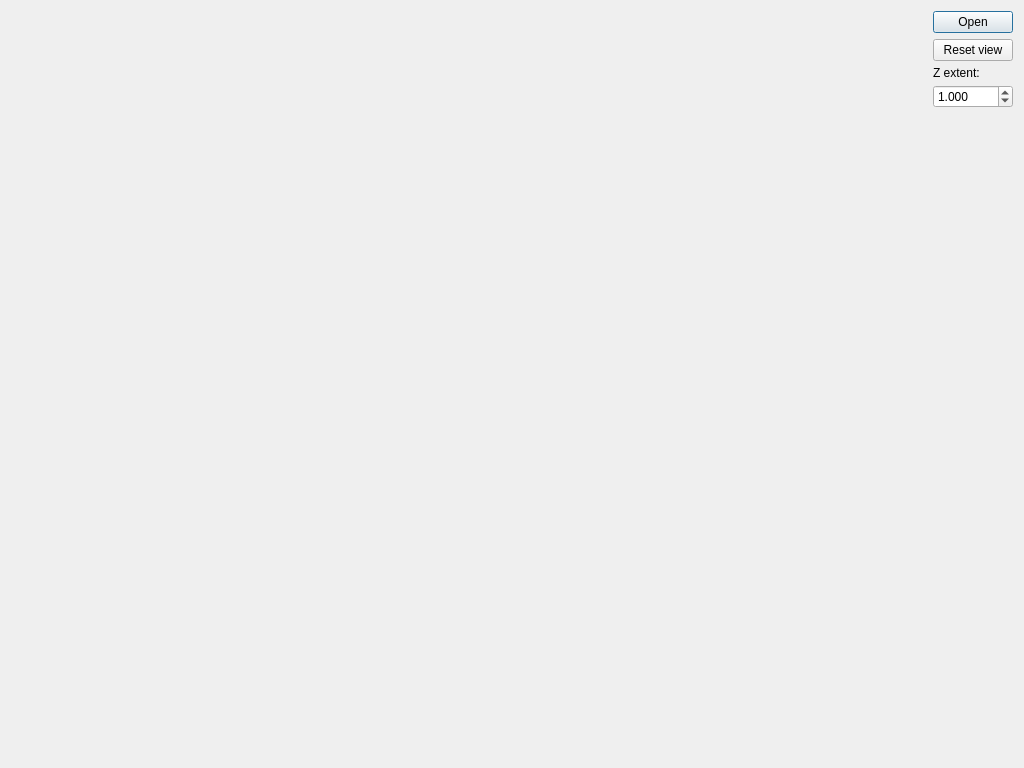
<?xml version="1.0" encoding="UTF-8"?>
<ui version="4.0">
 <class>MediDialog</class>
 <widget class="QDialog" name="MediDialog">
  <property name="geometry">
   <rect>
    <x>0</x>
    <y>0</y>
    <width>1024</width>
    <height>768</height>
   </rect>
  </property>
  <property name="windowTitle">
   <string>Dialog</string>
  </property>
  <layout class="QHBoxLayout" name="horizontalLayout">
   <item>
    <widget class="GLWidget" name="glWidget" native="true">
     <property name="sizePolicy">
      <sizepolicy hsizetype="Expanding" vsizetype="Expanding">
       <horstretch>0</horstretch>
       <verstretch>0</verstretch>
      </sizepolicy>
     </property>
     <zorder></zorder>
    </widget>
   </item>
   <item>
    <layout class="QVBoxLayout" name="verticalLayout" stretch="0,0,0,0,0">
     <item>
      <widget class="QPushButton" name="openButton">
       <property name="text">
        <string>Open</string>
       </property>
      </widget>
     </item>
     <item>
      <widget class="QPushButton" name="resetViewButton">
       <property name="text">
        <string>Reset view</string>
       </property>
      </widget>
     </item>
     <item>
      <widget class="QLabel" name="zExtentLabel">
       <property name="maximumSize">
        <size>
         <width>16777215</width>
         <height>12</height>
        </size>
       </property>
       <property name="text">
        <string>Z extent:</string>
       </property>
      </widget>
     </item>
     <item>
      <widget class="QDoubleSpinBox" name="zSpreadSpinBox">
       <property name="decimals">
        <number>3</number>
       </property>
       <property name="maximum">
        <double>100.000000000000000</double>
       </property>
       <property name="singleStep">
        <double>0.001000000000000</double>
       </property>
       <property name="value">
        <double>1.000000000000000</double>
       </property>
      </widget>
     </item>
     <item>
      <spacer name="verticalSpacer">
       <property name="orientation">
        <enum>Qt::Vertical</enum>
       </property>
       <property name="sizeType">
        <enum>QSizePolicy::Expanding</enum>
       </property>
       <property name="sizeHint" stdset="0">
        <size>
         <width>20</width>
         <height>40</height>
        </size>
       </property>
      </spacer>
     </item>
    </layout>
   </item>
  </layout>
 </widget>
 <customwidgets>
  <customwidget>
   <class>GLWidget</class>
   <extends>QWidget</extends>
   <header>glwidget.h</header>
   <container>1</container>
  </customwidget>
 </customwidgets>
 <resources/>
 <connections/>
</ui>
